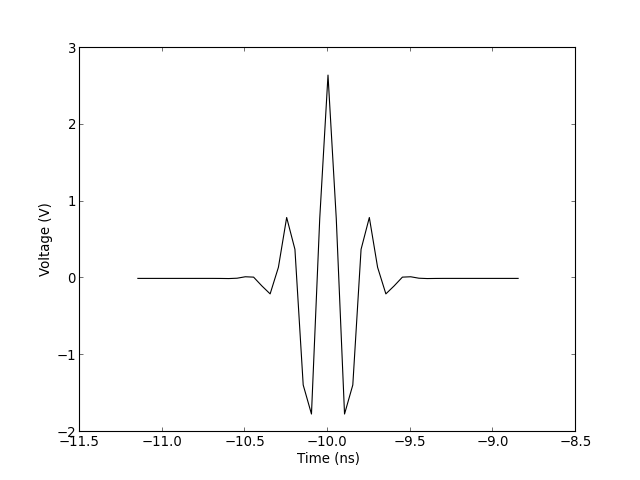

Reproduce this figure in Python.
from pylayers.signal.bsignal import *
from matplotlib.pylab import *
ip = EnImpulse()
ip.translate(-10)
ip.plot()
show()
